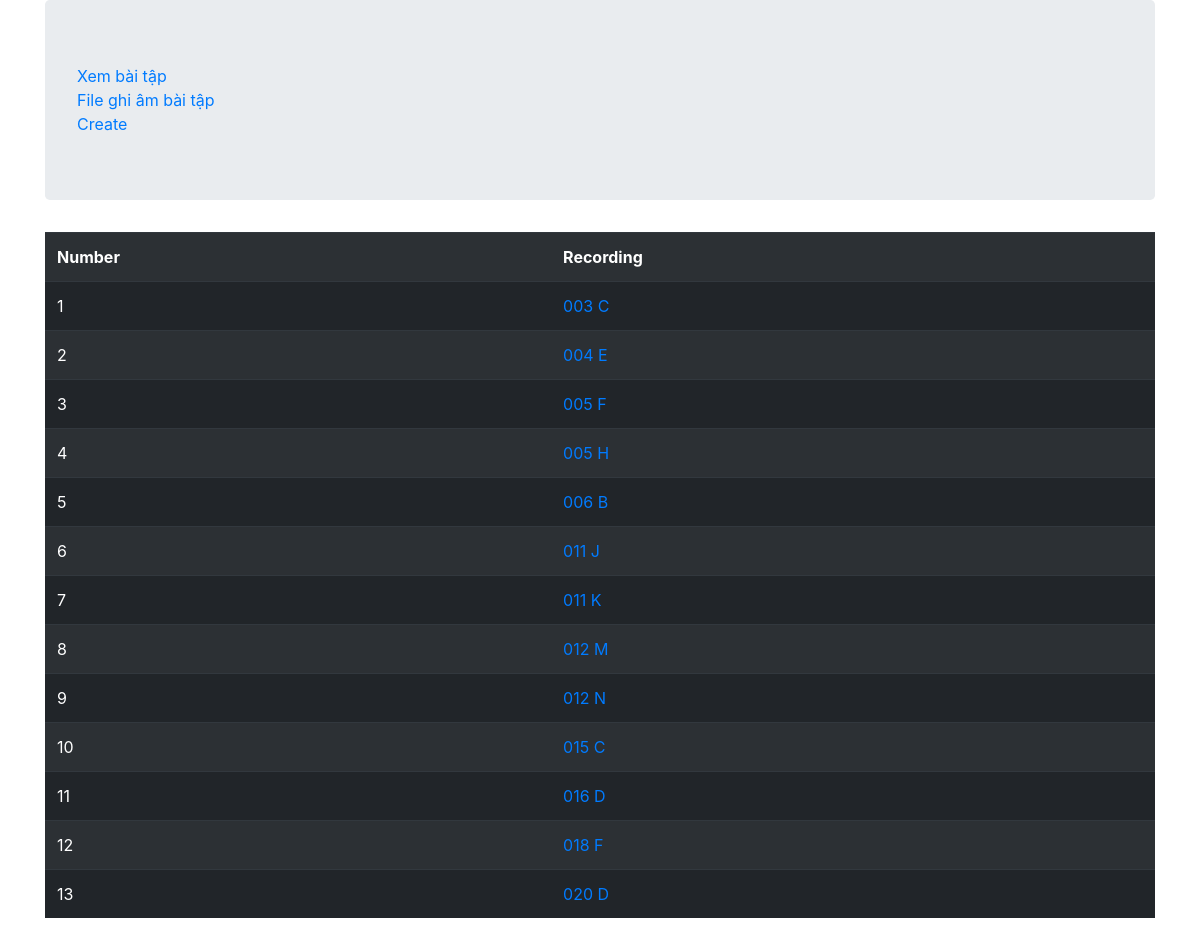
Page /sidebyside1/recordings/ (signed in) on the committed database.
### sidebyside1/models.py (models this page shows, shortened)
class Recording(models.Model):
    title = models.CharField(max_length=256, default='Not uploaded')
    recording = models.FileField(upload_to='sidebyside1')

### sidebyside1/views.py (the view)
# urls.py: path('recordings/', views.RecordingListView.as_view(), name='recordings'),
class RecordingListView(ListView):
    model = Recording

### sidebyside1/templates/sidebyside1/recording_list.html (shortened to what this page needs)
{% extends 'base.html' %}
{% block Body %}
    <table class="table table-striped table-dark">
        <tr>
            <th>Number</th>
            <th>Recording</th>
        </tr>
        {% for recording in recording_list %}
            <tr>
                <td>{{recording.pk}}</td>
                <td><a href="{% url 'sidebyside1:detail' pk=recording.pk %}">{{recording.title}}</a></td>
            </tr>
        {% endfor %}
    </table>
{% endblock Body %}

### rows in the picture
Recording: pk "1", title "003 C"
Recording: pk "2", title "004 E"
Recording: pk "3", title "005 F"
Recording: pk "4", title "005 H"
Recording: pk "5", title "006 B"
Recording: pk "6", title "011 J"
Recording: pk "7", title "011 K"
Recording: pk "8", title "012 M"
Recording: pk "9", title "012 N"
Recording: pk "10", title "015 C"
Recording: pk "11", title "016 D"
Recording: pk "12", title "018 F"
Recording: pk "13", title "020 D"
